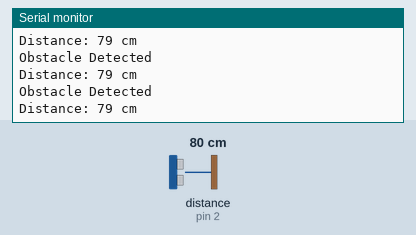
Bench run of a sketch on a simulated Arduino Uno, built with avr-gcc and run on an emulated ATmega328P. Parts: the last lines printed to the serial monitor. Wiring (inferred from the names in the program): ultrasonic range finder: trigger pin 3; echo pin 2. The inputs (shaded band) are chosen by the test bench; at power-on: distance to the obstacle (sensor on pin 2) 80 cm. The echo pulse lasts 58.3 µs per cm; the audio player accepts every command and is not drawn.

Above: at 2.7 s.
2.8 s: distance to the obstacle (sensor on pin 2) set to 120 cm
At 2.93 s:
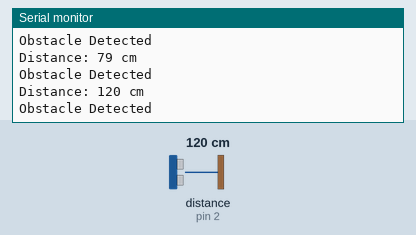
5.8 s: distance to the obstacle (sensor on pin 2) set to 299 cm
At 6.05 s:
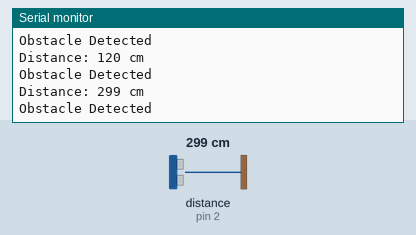
8.8 s: distance to the obstacle (sensor on pin 2) set to 35 cm
At 9.04 s:
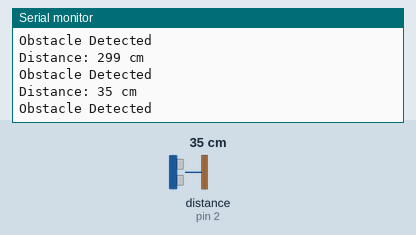
11.8 s: distance to the obstacle (sensor on pin 2) set to 60 cm
At 11.9 s:
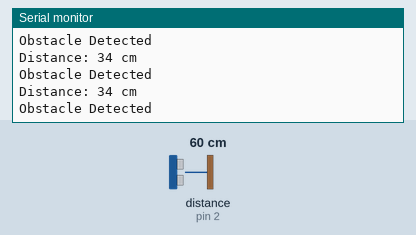
14.8 s: distance to the obstacle (sensor on pin 2) set to 250 cm
At 14.95 s:
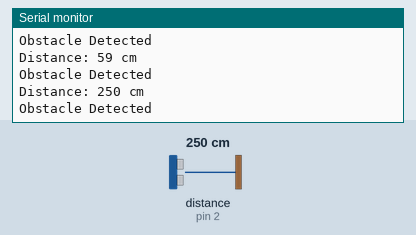
Timing chart, 0 to 17.8 s (numbered marks = the images above; inputs shaded):
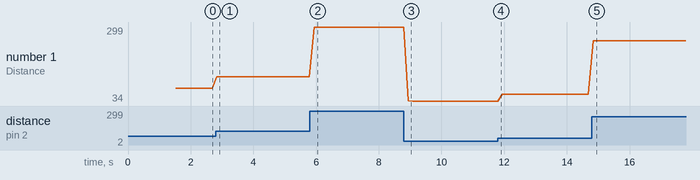

Measured:
- after the input at 2.8 s, the serial monitor: prints a new line at once (image 1)
- after the input at 5.8 s, the serial monitor: prints a new line after 0.15 s (image 2)
- after the input at 8.8 s, the serial monitor: prints a new line after 0.14 s (image 3)
- after the input at 14.8 s, the serial monitor: prints a new line at once (image 5)
- plotted number 1: 79 → 120 after the input at 2.8 s, 120 → 299 after the input at 5.8 s, 299 → 34 after the input at 8.8 s, 34 → 59 after the input at 11.8 s, 59 → 250 after the input at 14.8 s

The sketch:

Blind_Stick.ino
```cpp
#include "SoftwareSerial.h"
#include "DFRobotDFPlayerMini.h"
#define echoPin                                            \
    2 // attach pin D2 Arduino to pin Echo of HC-SR04
#define trigPin                                            \
    3            // attach pin D3 Arduino to pin Trig of HC-SR04
static const uint8_t PIN_MP3_TX = 2; // Connects to module's RX
static const uint8_t PIN_MP3_RX = 3; // Connects to module's TX
 SoftwareSerial softwareSerial(PIN_MP3_RX, PIN_MP3_TX);
long duration; // Variable to store time taken to the pulse
               // to reach receiver

int distance; // Variable to store distance calculated using
              // formula
DFRobotDFPlayerMini player;

void setup()
{
    pinMode(trigPin,
            OUTPUT); // Sets the trigPin as an OUTPUT
    pinMode(echoPin, INPUT); // Sets the echoPin as an INPUT

    // Serial Communication is starting with 9600 of
    // baudrate speed
    Serial.begin(9600);
  softwareSerial.begin(9600);
    // The text to be printed in serial monitor
    Serial.println(
        "Distance measurement using Arduino Uno.");
    delay(500);
     if (player.begin(softwareSerial)) {
    Serial.println("OK");

    // Set volume to maximum (0 to 30).
    player.volume(30);

  } else {
    Serial.println("Connecting to DFPlayer Mini failed!");
  }
    delay(500);
}

void loop()
{
    digitalWrite(trigPin, LOW);
    delayMicroseconds(2); // wait for 2 ms to avoid
                          // collision in serial monitor

    digitalWrite(
        trigPin,
        HIGH); // turn on the Trigger to generate pulse
    delayMicroseconds(
        10); // keep the trigger "ON" for 10 ms to generate
             // pulse for 10 ms.

    digitalWrite(trigPin,
                 LOW); // Turn off the pulse trigger to stop
                       // pulse generation

    // If pulse reached the receiver echoPin
    // become high Then pulseIn() returns the
    // time taken by the pulse to reach the
    // receiver

    duration = pulseIn(echoPin, HIGH);
    distance
        = duration * 0.0344 / 2; // Expression to calculate
                                 // distance using time

    Serial.print("Distance: ");
    Serial.print(
        distance); // Print the output in serial monitor
    Serial.println(" cm");
    delay(100);
    if(distance >= 10)
    {
      Serial.println("Obstacle Detected");
      player.volume(30);
      player.play(1);
    }
}
```
